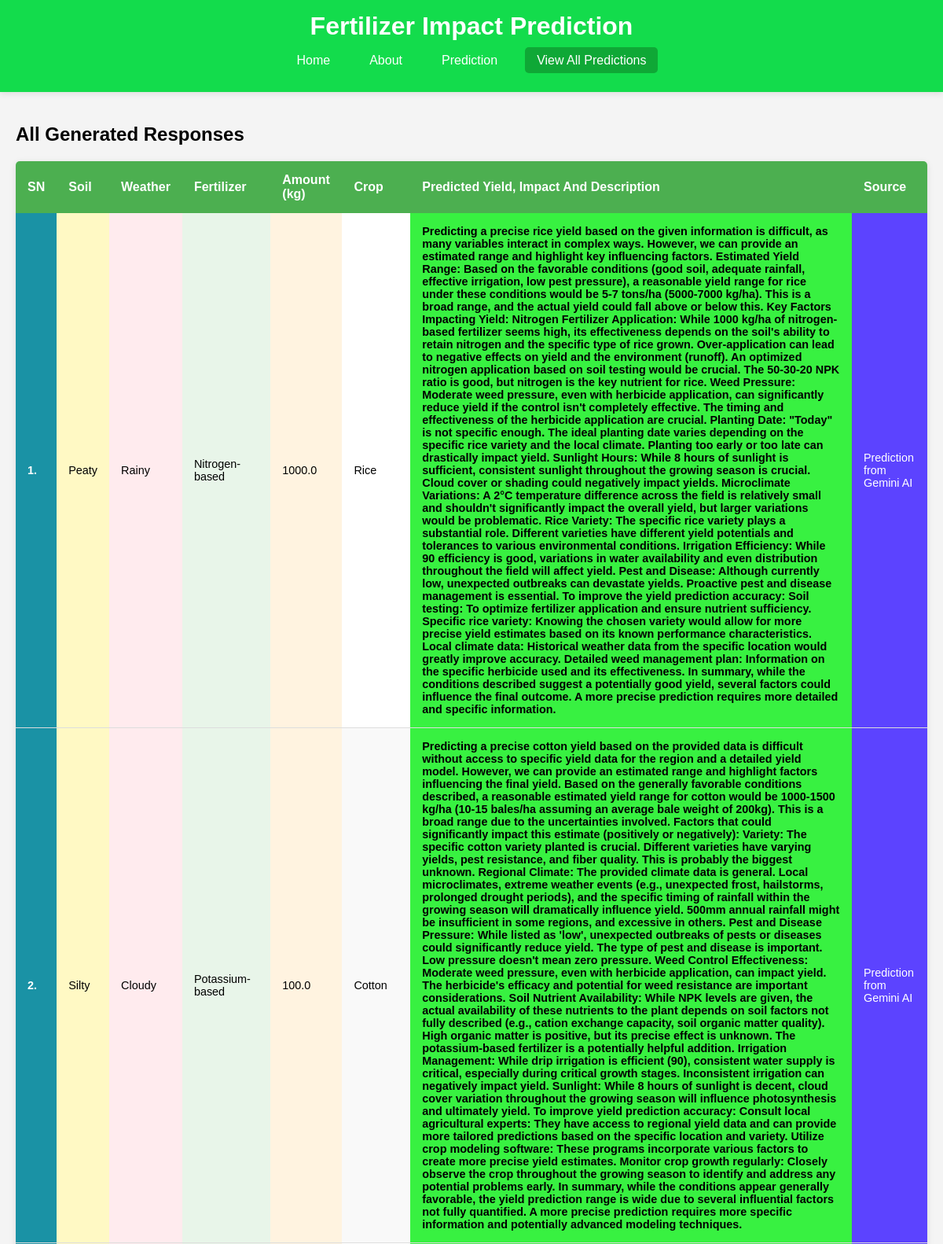
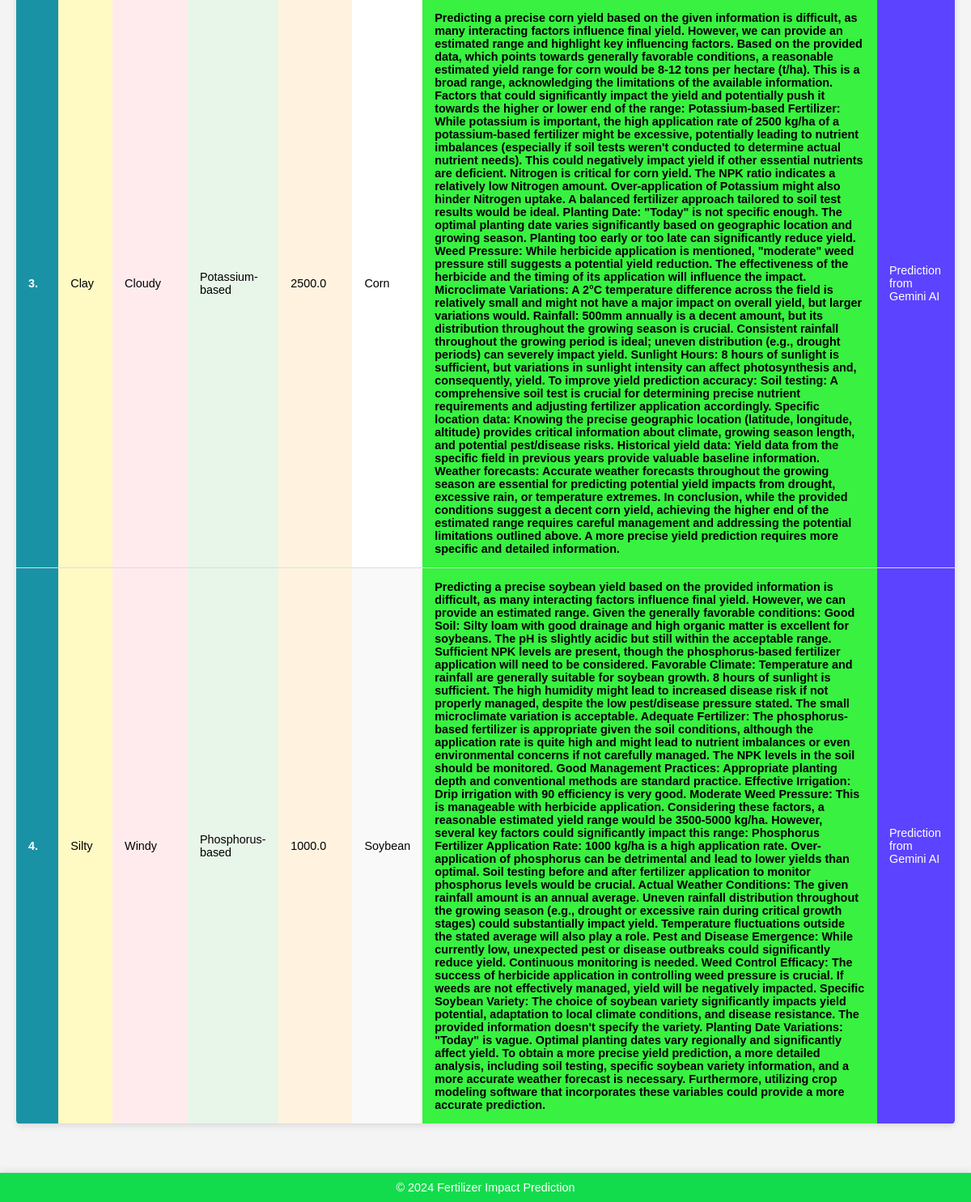
Screenshot of /all_responses with the database file from the repository (2 pictures, top to bottom).
### tables this page shows
CREATE TABLE predictions (
            id INTEGER PRIMARY KEY AUTOINCREMENT,
            soil TEXT,
            weather TEXT,
            fertilizer TEXT,
            amount REAL,
            crop TEXT,
            predicted_yield TEXT,
            description TEXT,
            raw_response TEXT
        );

### app.py (the view)
@app.route('/all_responses')
def all_responses():
    predictions = get_all_predictions()
    return render_template('all_responses.html', predictions=predictions)

### app.py (called while the page is built)
def connect_db():
    return sqlite3.connect(DATABASE)

def get_all_predictions():
    with connect_db() as conn:
        conn.row_factory = sqlite3.Row
        c = conn.cursor()
        c.execute("SELECT * FROM predictions ORDER BY id DESC")
        rows = c.fetchall()
    return [dict(row) for row in rows]

### templates/all_responses.html (shortened to what this page needs)
<!DOCTYPE html>
<html lang="en">
<head>
    <link rel="stylesheet" href="/static/all_response_style.css">
</head>
<body>
    <header>
        <h1>Fertilizer Impact Prediction</h1>
        <nav>
            <ul>
                <li><a href="/">Home</a></li>
                <li><a href="/about">About</a></li>
                <li><a href="/predict">Prediction</a></li>
                <li><a href="/all_responses" class="active">View All Predictions</a></li>
            </ul>
        </nav>
    </header>
    <main>
        <section class="responses">
            <h2>All Generated Responses</h2>
            {% if predictions %}
            <div class="table-container">
                <table>
                    <thead>
                        <tr>
                            <th>SN</th>
                            <th>Soil</th>
                            <th>Weather</th>
                            <th>Fertilizer</th>
                            <th>Amount (kg)</th>
                            <th>Crop</th>
                            <th>Predicted Yield, Impact And Description</th>
                            <th>Source</th>
                        </tr>
                    </thead>
                    <tbody>
                        {% for prediction in predictions %}
                        <tr>
                            <td>{{loop.index}}.</td>
                            <td>{{ prediction['soil'] }}</td>
                            <td>{{ prediction['weather'] }}</td>
                            <td>{{ prediction['fertilizer'] }}</td>
                            <td>{{ prediction['amount'] }}</td>
                            <td>{{ prediction['crop'] }}</td>
                            <td>{{ prediction['predicted_yield'] }}</td>
                            <td>{{ prediction['description'] }}</td>
                        </tr>
                        {% endfor %}
                    </tbody>
                </table>
            </div>
            {% else %}
            <div class="no-data">
                <p>No data available. Please make a prediction first.</p>
            </div>
            {% endif %}
        </section>
    </main>
    <footer>
        <p>&copy; 2024 Fertilizer Impact Prediction</p>
    </footer>
</body>
</html>

### static/all_response_style.css (style rules this page uses)
body { font-family: Arial, sans-serif; margin: 0; padding: 0; background-color: #f4f4f4; }
header { background-color: #13dc4c; color: white; padding: 15px 0; text-align: center; box-shadow: 0 2px 8px rgba(0, 0, 0, 0.1); }
header h1 { font-size: 2em; margin: 0; }
nav { margin-top: 10px; }
nav ul { list-style: none; padding: 0; display: flex; justify-content: center; gap: 20px; }
nav ul li { display: inline; }
nav ul li a { text-decoration: none; color: white; font-size: 1em; padding: 8px 15px; border-radius: 5px; transition: background-color 0.3s; }
nav ul li a.active, nav ul li a:hover { background-color: #0fa836; }
main { padding: 20px; }
table { width: 100%; max-width: 1200px; margin: 20px auto; border-collapse: collapse; background-color: #fff; box-shadow: 0 2px 8px rgba(0, 0, 0, 0.1); border-radius: 5px; overflow: hidden; }
thead { background-color: #4CAF50; color: white; }
th { padding: 15px; text-align: left; font-size: 1em; font-weight: bold; }
tbody { background-color: #fff; }
td { padding: 15px; text-align: left; font-size: 0.9em; border-bottom: 1px solid #ddd; }
td:nth-child(1) { background-color: #1a92a5; color: white; font-weight: bold; }
td:nth-child(2) { background-color: #FFF9C4; }
td:nth-child(3) { background-color: #FFEBEE; }
td:nth-child(4) { background-color: #E8F5E9; }
td:nth-child(5) { background-color: #FFF3E0; }
td:nth-last-child(2) { background-color: #38f141; font-weight: bold; }
td:nth-last-child(1) { background-color: #5c43ff; color: white; }
tbody tr:nth-child(even) { background-color: #f9f9f9; }
footer { background-color: #13dc4c; color: white; text-align: center; padding: 10px 0; margin-top: 20px; box-shadow: 0 -2px 8px rgba(0, 0, 0, 0.1); }
footer p { margin: 0; font-size: 0.9em; }

### rows the page displays
predictions: soil "Peaty", weather "Rainy", fertilizer "Nitrogen-based", amount "1000.0", crop "Rice", predicted_yield "Predicting a precise rice yield based on the given information is difficult, as many variables interact in complex ways. However, we can provide an estimated range and highlight key influencing factors. Estimated Yield Range: Based on the favorable conditions (good soil, adequate rainfall, effective irrigation, low pest pressure), a reasonable yield range for rice under these conditions would be 5-7 tons/ha (5000-7000 kg/ha). This is a broad range, and the actual yield could fall above or below this. Key Factors Impacting Yield: Nitrogen Fertilizer Application: While 1000 kg/ha of nitrogen-based fertilizer seems high, its effectiveness depends on the soil's ability to retain nitrogen and…", description "Prediction from Gemini AI"
predictions: soil "Silty", weather "Cloudy", fertilizer "Potassium-based", amount "100.0", crop "Cotton", predicted_yield "Predicting a precise cotton yield based on the provided data is difficult without access to specific yield data for the region and a detailed yield model. However, we can provide an estimated range and highlight factors influencing the final yield. Based on the generally favorable conditions described, a reasonable estimated yield range for cotton would be 1000-1500 kg/ha (10-15 bales/ha assuming an average bale weight of 200kg). This is a broad range due to the uncertainties involved. Factors that could significantly impact this estimate (positively or negatively): Variety: The specific cotton variety planted is crucial. Different varieties have varying yields, pest resistance, and fiber…", description "Prediction from Gemini AI"
predictions: soil "Clay", weather "Cloudy", fertilizer "Potassium-based", amount "2500.0", crop "Corn", predicted_yield "Predicting a precise corn yield based on the given information is difficult, as many interacting factors influence final yield. However, we can provide an estimated range and highlight key influencing factors. Based on the provided data, which points towards generally favorable conditions, a reasonable estimated yield range for corn would be 8-12 tons per hectare (t/ha). This is a broad range, acknowledging the limitations of the available information. Factors that could significantly impact the yield and potentially push it towards the higher or lower end of the range: Potassium-based Fertilizer: While potassium is important, the high application rate of 2500 kg/ha of a potassium-based…", description "Prediction from Gemini AI"
predictions: soil "Silty", weather "Windy", fertilizer "Phosphorus-based", amount "1000.0", crop "Soybean", predicted_yield "Predicting a precise soybean yield based on the provided information is difficult, as many interacting factors influence final yield. However, we can provide an estimated range. Given the generally favorable conditions: Good Soil: Silty loam with good drainage and high organic matter is excellent for soybeans. The pH is slightly acidic but still within the acceptable range. Sufficient NPK levels are present, though the phosphorus-based fertilizer application will need to be considered. Favorable Climate: Temperature and rainfall are generally suitable for soybean growth. 8 hours of sunlight is sufficient. The high humidity might lead to increased disease risk if not properly managed,…", description "Prediction from Gemini AI"
